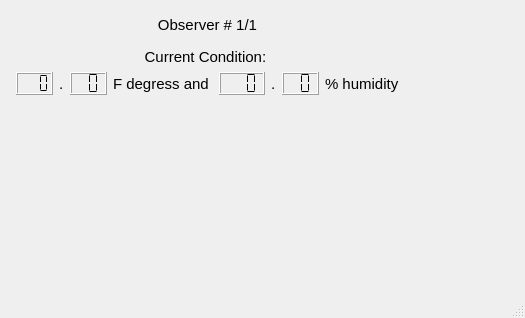
<?xml version="1.0" encoding="UTF-8"?>
<ui version="4.0">
 <class>CurrentConditionsDisplay</class>
 <widget class="QMainWindow" name="CurrentConditionsDisplay">
  <property name="geometry">
   <rect>
    <x>0</x>
    <y>0</y>
    <width>525</width>
    <height>318</height>
   </rect>
  </property>
  <property name="windowTitle">
   <string>MainWindow</string>
  </property>
  <widget class="QWidget" name="centralwidget">
   <widget class="QWidget" name="">
    <property name="geometry">
     <rect>
      <x>9</x>
      <y>9</y>
      <width>397</width>
      <height>93</height>
     </rect>
    </property>
    <layout class="QVBoxLayout" name="verticalLayout">
     <item>
      <spacer name="verticalSpacer">
       <property name="orientation">
        <enum>Qt::Vertical</enum>
       </property>
       <property name="sizeHint" stdset="0">
        <size>
         <width>20</width>
         <height>40</height>
        </size>
       </property>
      </spacer>
     </item>
     <item>
      <widget class="QLabel" name="label_4">
       <property name="font">
        <font>
         <pointsize>11</pointsize>
         <weight>50</weight>
         <bold>false</bold>
        </font>
       </property>
       <property name="text">
        <string>Observer # 1/1</string>
       </property>
       <property name="alignment">
        <set>Qt::AlignCenter</set>
       </property>
      </widget>
     </item>
     <item>
      <spacer name="verticalSpacer_2">
       <property name="orientation">
        <enum>Qt::Vertical</enum>
       </property>
       <property name="sizeHint" stdset="0">
        <size>
         <width>20</width>
         <height>40</height>
        </size>
       </property>
      </spacer>
     </item>
     <item>
      <widget class="QLabel" name="label">
       <property name="font">
        <font>
         <pointsize>11</pointsize>
         <weight>50</weight>
         <bold>false</bold>
        </font>
       </property>
       <property name="text">
        <string>Current Condition: </string>
       </property>
       <property name="alignment">
        <set>Qt::AlignCenter</set>
       </property>
      </widget>
     </item>
     <item>
      <layout class="QHBoxLayout" name="horizontalLayout">
       <item>
        <spacer name="horizontalSpacer">
         <property name="orientation">
          <enum>Qt::Horizontal</enum>
         </property>
         <property name="sizeHint" stdset="0">
          <size>
           <width>40</width>
           <height>20</height>
          </size>
         </property>
        </spacer>
       </item>
       <item>
        <widget class="QLCDNumber" name="lcdTemperatureDisplay">
         <property name="smallDecimalPoint">
          <bool>true</bool>
         </property>
         <property name="digitCount">
          <number>3</number>
         </property>
         <property name="segmentStyle">
          <enum>QLCDNumber::Flat</enum>
         </property>
         <property name="value" stdset="0">
          <double>0.000000000000000</double>
         </property>
        </widget>
       </item>
       <item>
        <widget class="QLabel" name="label_5">
         <property name="font">
          <font>
           <pointsize>11</pointsize>
           <weight>50</weight>
           <bold>false</bold>
          </font>
         </property>
         <property name="text">
          <string>.</string>
         </property>
        </widget>
       </item>
       <item>
        <widget class="QLCDNumber" name="lcdTemperatureDecimalDisplay">
         <property name="digitCount">
          <number>2</number>
         </property>
         <property name="segmentStyle">
          <enum>QLCDNumber::Flat</enum>
         </property>
        </widget>
       </item>
       <item>
        <widget class="QLabel" name="label_2">
         <property name="font">
          <font>
           <pointsize>11</pointsize>
           <weight>50</weight>
           <bold>false</bold>
          </font>
         </property>
         <property name="text">
          <string>F degress and </string>
         </property>
        </widget>
       </item>
       <item>
        <widget class="QLCDNumber" name="lcdHumidityDisplay">
         <property name="digitCount">
          <number>3</number>
         </property>
         <property name="segmentStyle">
          <enum>QLCDNumber::Flat</enum>
         </property>
        </widget>
       </item>
       <item>
        <widget class="QLabel" name="label_6">
         <property name="font">
          <font>
           <pointsize>11</pointsize>
           <weight>50</weight>
           <bold>false</bold>
          </font>
         </property>
         <property name="text">
          <string>.</string>
         </property>
        </widget>
       </item>
       <item>
        <widget class="QLCDNumber" name="lcdHumidityDecimalDisplay">
         <property name="digitCount">
          <number>2</number>
         </property>
         <property name="segmentStyle">
          <enum>QLCDNumber::Flat</enum>
         </property>
        </widget>
       </item>
       <item>
        <widget class="QLabel" name="label_3">
         <property name="font">
          <font>
           <pointsize>11</pointsize>
           <weight>50</weight>
           <bold>false</bold>
          </font>
         </property>
         <property name="text">
          <string>% humidity</string>
         </property>
        </widget>
       </item>
       <item>
        <spacer name="horizontalSpacer_2">
         <property name="orientation">
          <enum>Qt::Horizontal</enum>
         </property>
         <property name="sizeHint" stdset="0">
          <size>
           <width>40</width>
           <height>20</height>
          </size>
         </property>
        </spacer>
       </item>
      </layout>
     </item>
     <item>
      <spacer name="verticalSpacer_3">
       <property name="orientation">
        <enum>Qt::Vertical</enum>
       </property>
       <property name="sizeHint" stdset="0">
        <size>
         <width>20</width>
         <height>40</height>
        </size>
       </property>
      </spacer>
     </item>
    </layout>
   </widget>
  </widget>
  <widget class="QMenuBar" name="menubar">
   <property name="geometry">
    <rect>
     <x>0</x>
     <y>0</y>
     <width>525</width>
     <height>21</height>
    </rect>
   </property>
  </widget>
  <widget class="QStatusBar" name="statusbar"/>
 </widget>
 <resources/>
 <connections/>
</ui>
